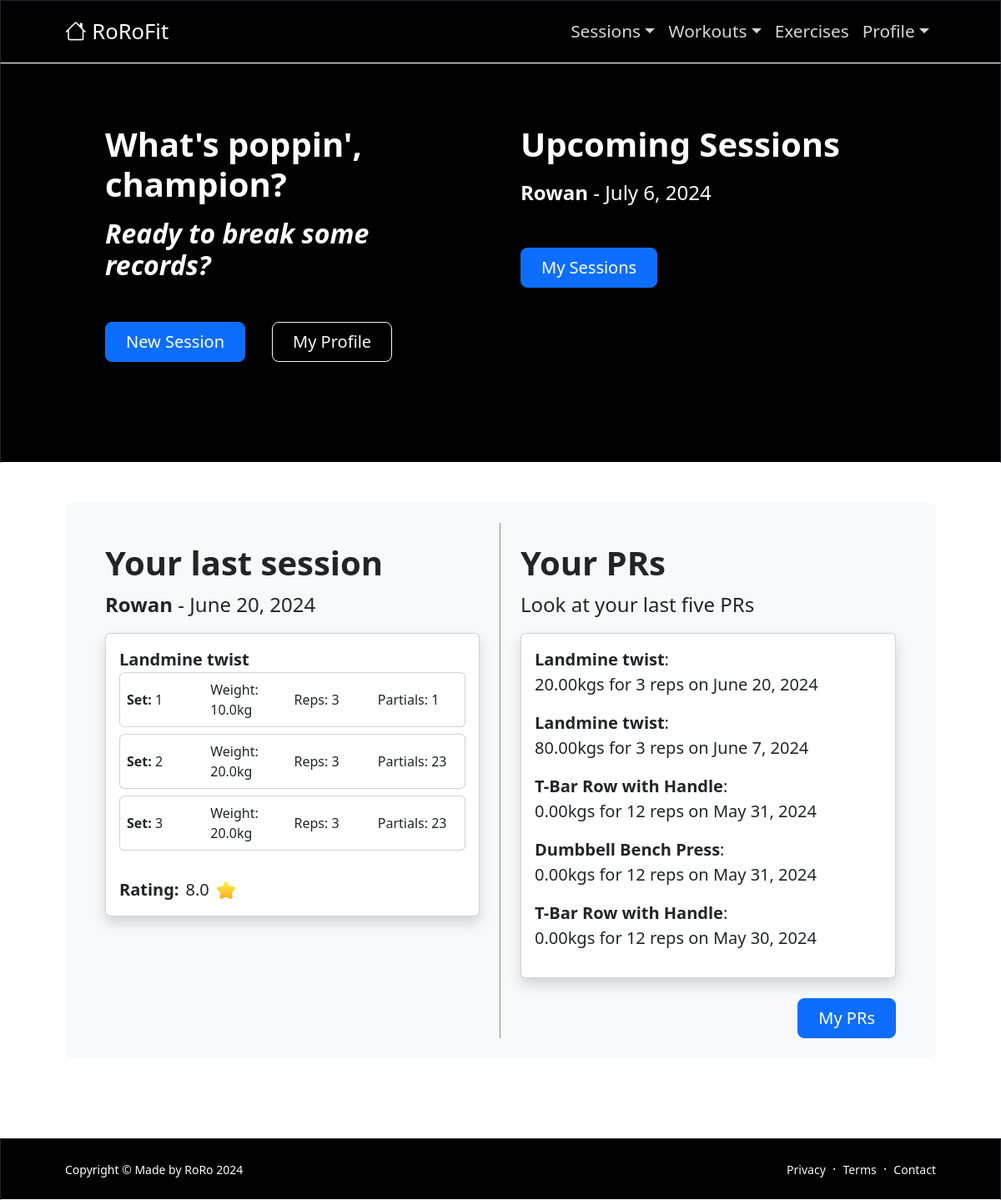
The app's page /home/ (signed in) with its own data.
### authorizeapp/models.py (models this page shows, shortened)
class Session(models.Model):
    user = models.ForeignKey(settings.AUTH_USER_MODEL, on_delete=models.CASCADE)
    date = models.DateField()
    name = models.CharField(max_length=200)
    workout = models.ForeignKey(WorkoutName, on_delete=models.SET_NULL, null=True, blank=True)
    rating = models.DecimalField(max_digits=3, decimal_places=1, null=True, blank=True, validators=[MinValueValidator(1), MaxValueValidator(10)])

class SessionExercise(models.Model):
    session = models.ForeignKey(Session, on_delete=models.CASCADE, related_name='session_exercises')
    exercise = models.CharField(max_length=200)  # Renamed for clarity
    reps = models.IntegerField()
    sets = models.IntegerField()

class SessionExerciseSet(models.Model):
    session_exercise = models.ForeignKey(SessionExercise, related_name='set_list', on_delete=models.CASCADE)
    set = models.IntegerField()
    reps = models.IntegerField()
    weight = models.DecimalField(max_digits=5, decimal_places=1)
    partials = models.IntegerField(default=0)

class PersonalRecord(models.Model):
    user = models.ForeignKey(settings.AUTH_USER_MODEL, on_delete=models.CASCADE)
    exercise = models.CharField(max_length=200)
    session = models.ForeignKey(Session, on_delete=models.CASCADE, null=True, blank=True)
    reps = models.IntegerField()
    weight = models.DecimalField(max_digits=5, decimal_places=2)
    date = models.DateField()

### authorizeapp/views.py (the view)
# urls.py: path('home/', views.home_view, name="home"),
@login_required
def home_view(request):
    opening_lines = [("Hey there, superstar!", "Ready to conquer today?"),
                     ("Hey, " + request.user.first_name + "!", "What's cookin', good lookin'?"),
                     ("Oh, it’s you, " + request.user.first_name + "!", "Let’s get those gears moving!"),
                     ("What's new, " + request.user.first_name + "?", "Ready to push your limits?"),
                     ("Whatup, " + request.user.first_name + "!", "Let's make today unforgettable."),
                     ("Yo, " + request.user.first_name + "!", "Ready to smash some goals?"),
                     ("Yo, Homie!", "What's the vibe today?"),
                     ("Howdy, partner!", "Ready for some action?"),
                     ("What's cookin', good lookin'?", "Got some big plans today?"),
                     ("Hey, hey!", "What’s on your agenda today?"),
                     ("What's poppin', champion?", "Ready to break some records?"),
                     ("Hello, trailblazer!", "What adventure awaits us?"),
                     ("What’s up, buttercup?", "Time to jump and amp up!"),
                     ("What's brewin', " + request.user.first_name + "?", "Time to stir up some muscle stew!"),
                     ("Yooo-hooo, " + request.user.first_name + "!", "Ready to whoop it up at the workout?"),
                     ("My homie!", "All good under the hood?"),
                     ("Ahoy there, " + request.user.first_name + "!", "Ready to navigate the fitness seas?"),
                     ("What’s up, rockstar?", "Ready to roll?"),
                     ("Greetings, "+ request.user.first_name + "!", "Ready to power through another day?")]
    random_line = random.choice(opening_lines)
    today = timezone.now().date()
    upcoming_sessions = Session.objects.filter(date__gte=today, user=request.user).order_by('date')[:3]
    last_session = Session.objects.filter(date__lt=timezone.now().date(), user=request.user).order_by('-date').first()
    last_prs = PersonalRecord.objects.filter(user=request.user).order_by('-date')[:5]
    last_session_lst=[]
    if last_session:
        exercises = last_session.session_exercises.all()
        for exercise in exercises:
            exercise.set_info = exercise.set_list.all()
        last_session_lst.append((last_session, exercises))
    context = {
        'upcoming_sessions': upcoming_sessions,
        'last_session': last_session_lst,
        'last_prs': last_prs,
        'opening': random_line
    }
    return render(request, 'home.html', context)

### templates/home.html (shortened to what this page needs)
{% extends 'base.html' %}
{% load static %}
{% block content %}
    <header class="bg-dark py-4">
        <div class="container px-5">
            <div class="py-5 px-3 px-md-5">
                <div class="row gx-5 justify-content-center">
                    <div class="col-12 col-lg-8 col-xl-6 custom-border-light">
                        <div class="col-md-10 col-12">
                            <div class="my-5 text-center text-xl-start">
                                <h1 class="fw-bolder text-white mb-3 "> {{ opening.0 }} </h1>
                                <h2 class="fw-bolder text-white mb-5 fst-italic"> {{ opening.1 }}</h2>
                                <div class="d-grid gap-3 d-sm-flex justify-content-sm-center justify-content-xl-start">
                                    <a class="btn btn-primary btn-lg px-4 me-sm-3" href="{% url 'create_session' %}">New Session</a>
                                    <a class="btn btn-outline-light btn-lg px-4" href="{% url 'myprofile' %}">My Profile</a>
                                </div>
                            </div>
                        </div>
                    </div>
                    <div class="col-12 col-lg-8 col-xl-6 text-md-start text-center">
                        <div class="my-5 ">
                            <h1 class="fw-bolder text-white mb-3">Upcoming Sessions</h1>
                            {% if upcoming_sessions %}
                                    {% for session in upcoming_sessions %}
                                            <p class=" text-white fs-4"><strong>{{ session.name }}</strong> - {{ session.date }}</p>
                                    {% endfor %}
                            {% else %}
                                <p class="text-white fst-italic text-muted">No upcoming sessions.</p>
                            {% endif %}
                        </div>
                        <div class="d-grid gap-3 d-sm-flex justify-content-sm-center justify-content-xl-start mt-4">
                            <a class="btn btn-primary btn-lg px-4 me-sm-3" href="{% url 'my_session' %}">My Sessions</a>
                        </div>
                    </div>
                </div>
            </div>
        </div>
    </header>
    <section class="" id="features">
        <div class="container px-md-5 px-4 my-5">
            <div class="bg-light rounded-3 py-4 px-4 px-md-5 mb-5">
                <div class="row gx-5">
                    <div class="col-12 col-lg-8 col-xl-6 custom-border">
                    <h1 class="fw-bolder mb-2 mt-md-4 mt-2 text-md-start text-center">Your last session</h1>
                        {% if last_session %}
                            {% for session, exercises in last_session %}
                                <p class="fs-4 text-md-start text-center"><strong>{{ session.name }}</strong> - {{ session.date }}</p>
                                <div class="card p-3 shadow mb-5">
                                    {% for exercise in exercises %}
                                    <div class="fs-5"><strong>{{ exercise.exercise }}</strong></div>
                                        {% for set in exercise.set_info %}
                                        <div class="card mb-2">
                                            <div class="card-body p-2">
                                                <div class="row g-1 align-items-center">
                                                    <div class="col-6 col-md-3">
                                                        <div class="fs-6"><strong>Set:</strong> {{ set.set }}</div>
                                                    </div>
                                                    <div class="col-6 col-md-3">
                                                        <div>
                                                            <span class="d-none d-md-inline">Weight: {{ set.weight }}kg</span>
                                                        </div>
                                                    </div>
                                                    <div class="col-6 col-md-3">
                                                        <div>Reps: {{ set.reps }}</div>
                                                    </div>
                                                    <div class="col-6 col-md-3">
                                                        <div>Partials: {{ set.partials }}</div>
                                                    </div>
                                                </div>
                                            </div>
                                        </div>
                                        {% endfor %}
                                    {% endfor %}
                                    <div class=" mt-4">
                                        <div class="row align-items-center">
                                            <div class="col-12 col-md-6 mb-2 mb-md-0">
                                                <div class="d-flex align-items-center">
                                                    <strong class="fs-5 me-2 small-on-mobile">Rating:</strong>
                                                    <span class="fs-5 small-on-mobile">{{ session.rating }}</span>
                                                    <img src="{% static 'images/9004759_star_favorite_award_like_icon.png' %}" alt="Star Logo" class="ms-2 image-small-on-mobile" style="width: 24px;">
                                                </div>
                                            </div>
                                        </div>
                                    </div>
                                </div>
                            {% endfor %}
                        {% else %}
                        <p class="fs-4 fst-italic text-md-start text-muted text-center mb-5">No previous sessions yet</p>
                        {% endif %}
                    </div>
                    <div class="col-12 col-lg-8 col-xl-6 mt-md-0 mt-2">
                        <h1 class="fw-bolder mb-2 mt-md-4 mt-4 text-md-start text-center">Your PRs</h1>
                        <p class="fs-4 text-md-start text-center">Look at your last five PRs</p>
                        {% if last_prs %}
                        <div class="card p-3 shadow mb-2">
                        {% for pr in last_prs %}
                            <p class="fs-5 d-none d-md-inline"><strong>{{ pr.exercise }}</strong>:<br> {{ pr.weight }}kgs for {{ pr.reps }} reps on  {{ pr.date }}</p>
                        {% endfor %}
                        </div>
                        {% else %}
                        <p class="fs-5 fst-italic text-md-start text-muted text-center">No PRs yet.</p>
                        {% endif %}
                        <div class="d-grid gap-3 d-sm-flex justify-content-sm-center justify-content-md-end mt-4">
                            <a class="btn btn-primary btn-lg px-4" href="{% url 'my_PRs' %}">My PRs</a>
                        </div>
                </div>
            </div>
        </div>
    </section>
{% endblock content %}

### templates/home.html (style rules this page uses)
.py-5 { padding-top: 0rem !important; border-color: antiquewhite; border: 2px; }
.bg-dark { border: 1px solid; border-bottom-color: white; }

### records on screen
Session: name "Rowan", date "July 6, 2024"
Session: name "Rowan", date "June 20, 2024", rating "8.0"
SessionExercise: exercise "Landmine twist"
SessionExerciseSet: set "1", weight "10.0", reps "3", partials "1"
SessionExerciseSet: set "2", weight "20.0", reps "3", partials "23"
SessionExerciseSet: set "3", weight "20.0", reps "3", partials "23"
PersonalRecord: exercise "Landmine twist", weight "20.00", reps "3", date "June 20, 2024"
PersonalRecord: exercise "Landmine twist", weight "80.00", reps "3", date "June 7, 2024"
PersonalRecord: exercise "T-Bar Row with Handle", weight "0.00", reps "12", date "May 31, 2024"
PersonalRecord: exercise "Dumbbell Bench Press", weight "0.00", reps "12", date "May 31, 2024"
PersonalRecord: exercise "T-Bar Row with Handle", weight "0.00", reps "12", date "May 30, 2024"
